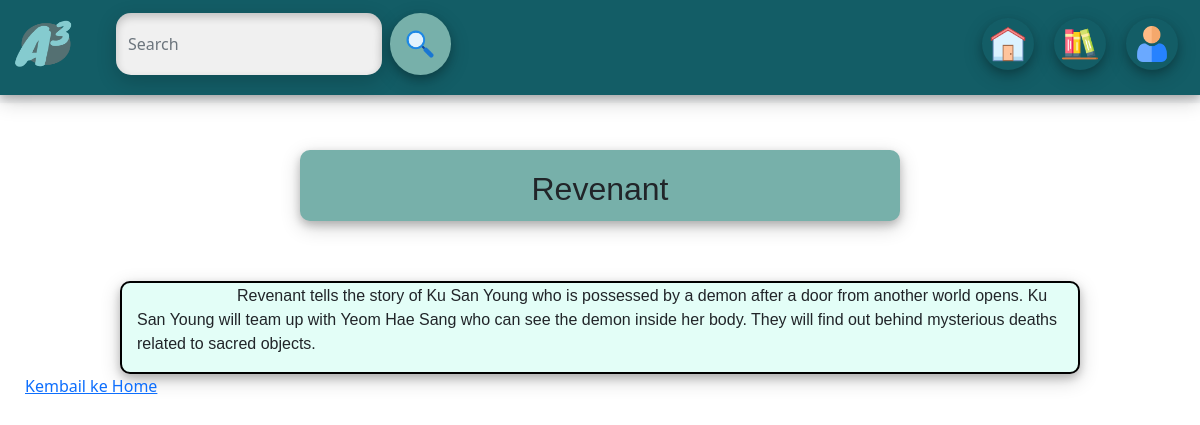
Screenshot of /Home/read/story.php?id=1 with the database file from the repository.
### tables this page shows
CREATE TABLE `stories` (
  `id` int(11) NOT NULL,
  `title` varchar(100) NOT NULL,
  `author` varchar(100) NOT NULL,
  `description` text NOT NULL,
  `user_id` int(11) DEFAULT NULL,
  `image_path` varchar(255) DEFAULT NULL
);

### Home/read/story.php (the view, shortened to what this page needs)
<!DOCTYPE html>
<html lang="en">
<head>
    <link rel="stylesheet" href="./style/story.css">
    <link href="https://cdn.jsdelivr.net/npm/bootstrap@5.0.2/dist/css/bootstrap.min.css" rel="stylesheet">
</head>
<body>
<nav class="navbar navbar-expand-lg navbar-light bg-light fixed-top" style="padding-top:0;">
        <div style="box-shadow: 0 4px 8px 0 rgba(0, 0, 0, 0.2), 0 6px 20px 0 rgba(0, 0, 0, 0.19);"class="container-fluid">
        <img style="width:68px;height:68px;"class=navbar-brand src="..\image\Blue Wood (2).png">
            <form class="d-flex navbar-search" method="GET" action="search.php">
                <input style="border-radius:15px;box-shadow: inset 0 4px 8px 0 rgba(0, 0, 0, 0.2), 0 6px 20px 0 rgba(0, 0, 0, 0.19);"class="form-control me-2" type="search" placeholder="Search" aria-label="Search">
                <button class="btn btn-outline-success"style="" id="search"type="submit">
                    <img style="width:36px;height:36px;"src="..\image\search.png" alt="">
                </button>
            </form>
                <ul class="navbar-nav ms-auto">
                    <li class="nav-item">
                        <a class="nav-link"  href="../home.php">
                            <img style="width:36px;height:36px;" src="..\image\icons8-home-480.png" href="#">
                        </a>
                    </li>
                    <li class="nav-item">
                        <a class="nav-link" href="../write/input.php" >
                            <img style="width:36px;height:36px;" src="..\image\bookshelf (1).png" href="">
                        </a>
                    </li>
                    <li class="nav-item">
                        <a class="nav-link" style="" href="../profile/profileset.php">
                            <img style="width:36px;height:36px;" src="..\image\user_1077012.png" href="#">
                        </a>
                    </li>
                </ul>
        </div>
    </nav>
<?php
    $conn = new mysqli("localhost", "root", "", "alternate_arc");
    if (isset($_GET['id'])) {
        $story_id = $_GET['id'];
        $stmt = $conn->prepare("SELECT title, description FROM stories WHERE id = ?");
        $stmt->bind_param("i", $story_id);
        $stmt->execute();
        $result = $stmt->get_result();
        if ($result->num_rows > 0) {
            $row = $result->fetch_assoc();
            $description = $row["description"];
            $title = $row["title"];
            echo '<div style="margin-top:150px;" class="title">';
            echo '<h2 style="padding-top:15px;">' . $title .'</h2>';
            echo '</div>';
            echo '<div class="description">';
            echo '<p class="indented">' . $description . '</p>';
            echo '</div>';
        } else {
            echo "Story not found.";
        }
    } else {
        echo "No story ID provided.";
    }
    ?>
<a style="margin-left:25px; "href="../home.php">Kembail ke Home</a>
</body>
</html>

### Home/read/style/story.css (style rules this page uses)
body { background-color:#f0f0f0; transition: opacity 0.5s ease-in-out; }
.navbar-search { margin-right: auto; margin-left: 20px; }
.navbar-search input[type="search"] { background-color: #f0f0f0; border: none; }
.container-fluid { background-color: #135D66; padding-bottom:17px; padding-top: 10px; }
.nav-item { margin-left: 10px; margin-right: 10px; }
.nav-link { background-color:transparent; border:transparent; border-radius:35px; box-shadow:10px; box-shadow: 0 4px 8px 0 rgba(0, 0, 0, 0.2), 0 6px 20px 0 rgba(0, 0, 0, 0.19); }
#search { border:transparent; background-color:#77b0aa; width:72px;height:62px; border-radius:50%; box-shadow: 0 4px 8px 0 rgba(0, 0, 0, 0.2), 0 6px 20px 0 rgba(0, 0, 0, 0.19); }
.title { background-color: #77b0aa; text-align: center; margin-top: 50px; margin-left: 25%; margin-right: 25%; padding-top: 5px; padding-bottom: 5px; border-radius: 10px; font-family:'Lucida Sans', 'Lucida Sans Regular', 'Lucida Grande', 'Lucida Sans Unicode', Geneva, Verdana, sans-serif; font-size: 25px; box-shadow: 0 4px 8px 0 rgba(0, 0, 0, 0.2), 0 6px 20px 0 rgba(0, 0, 0, 0.19); }
.description { background-color:#E3FEF7; margin-left: 10%; margin-right: 10%; font-family:Arial, Helvetica, sans-serif; padding-left: 15px; padding-right: 15px; margin-top: 60px; padding-bottom: 0.5px; padding-top: 0.5px; text-align: left; border: 2px solid #000; border-radius: 10px; box-shadow: 0 4px 8px 0 rgba(0, 0, 0, 0.2), 0 6px 20px 0 rgba(0, 0, 0, 0.19); }
.indented { text-indent: 100px; }

### rows the page displays
stories: title "Revenant", description "Revenant tells the story of Ku San Young who is possessed by a demon after a door from another world opens. Ku San Young will team up with Yeom Hae Sang who can see the demon inside her body. They will find out behind mysterious deaths related to sacred objects."
